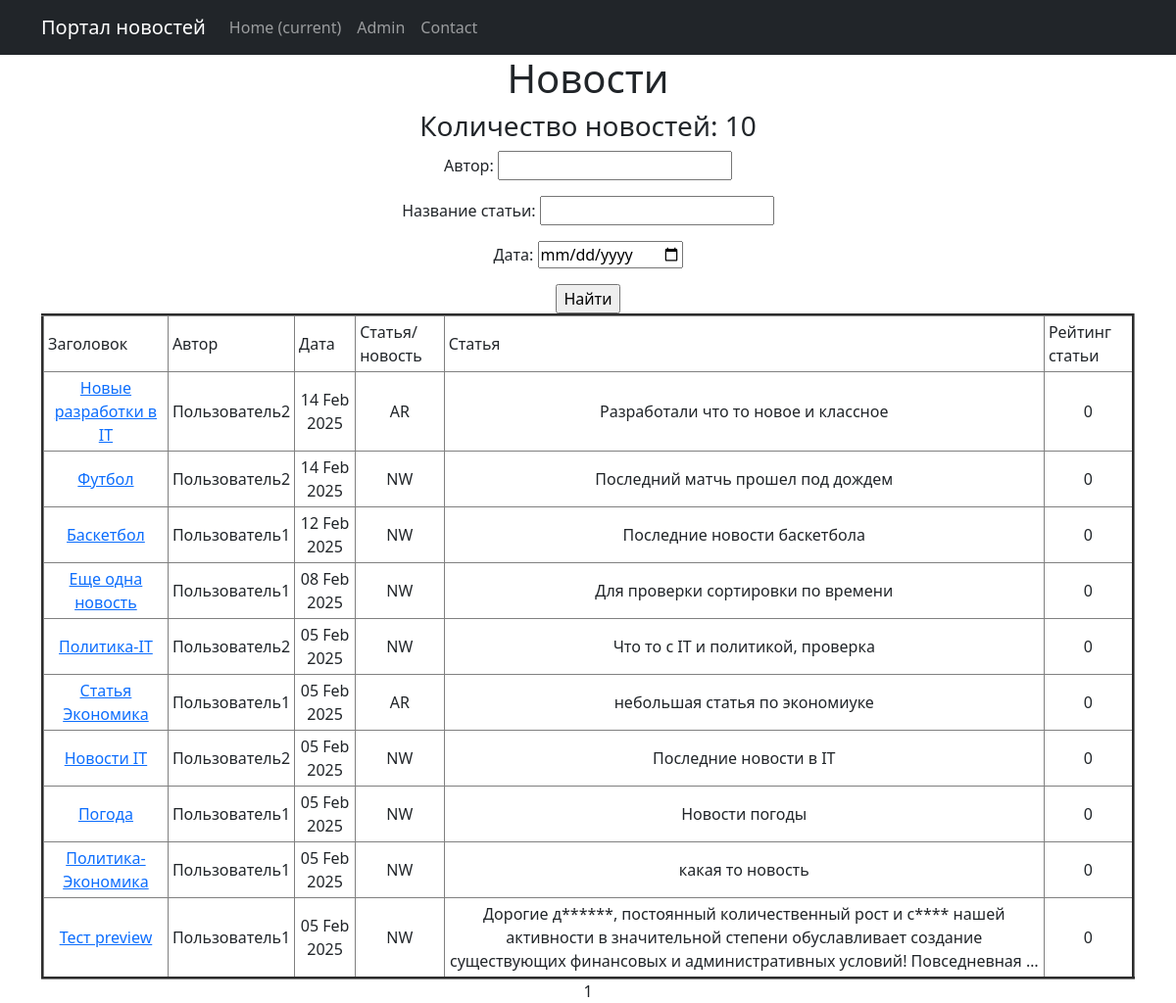
Page /publication/search/ on the earlier database version.
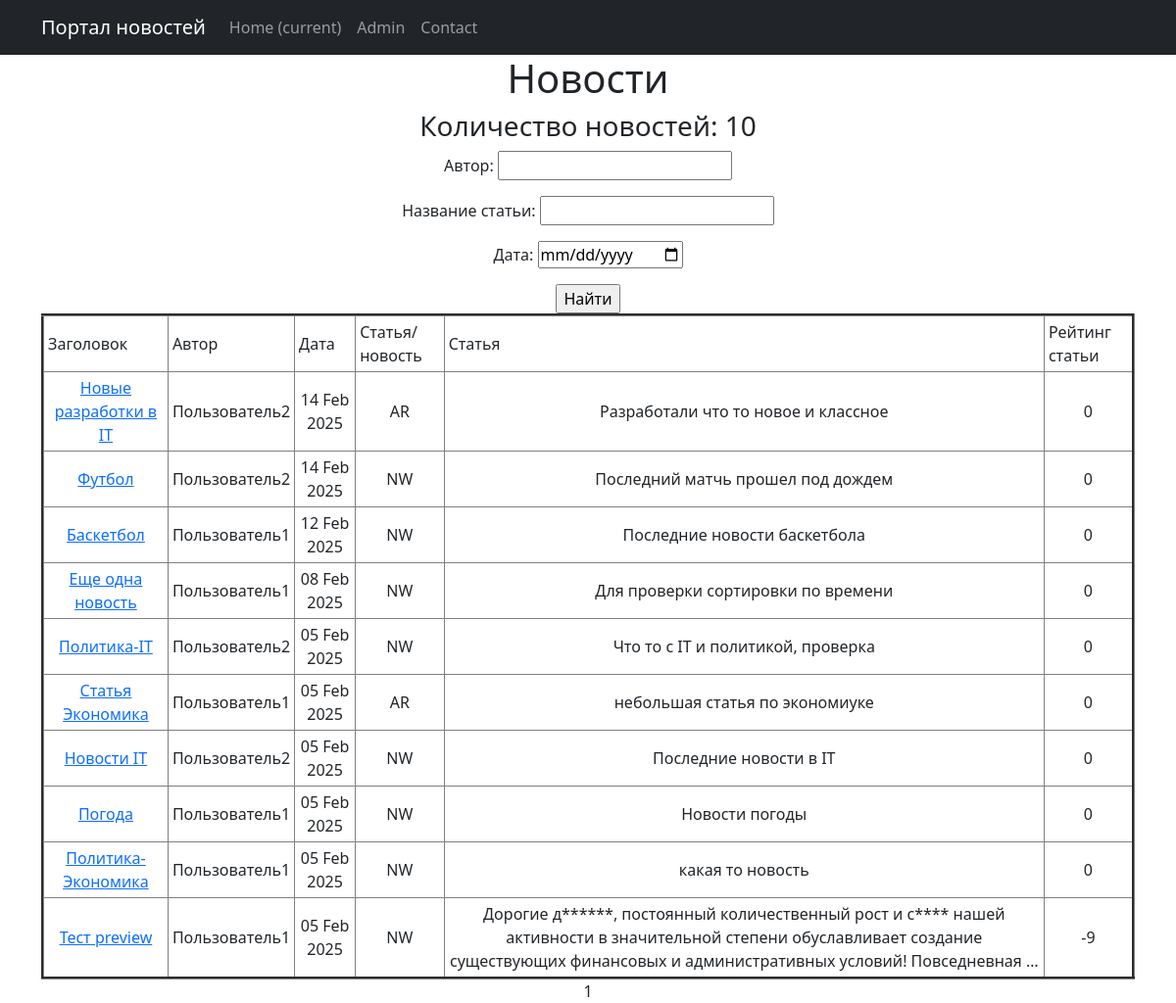
Same page on the later database version.
### news/models.py (models this page shows, shortened)
class Post(models.Model):
    news = "NW"
    article = "AR"
    POSITIONS = [(news, "Новость"),
                 (article, "Статья")]
    autor_id = models.ForeignKey(Author, on_delete=models.CASCADE)
    type = models.CharField(max_length = 2, choices=POSITIONS, default=news)
    date_time = models.DateTimeField(auto_now_add=True)
    category = models.ManyToManyField(Category, through="PostCategory")
    title_news = models.CharField(max_length = 128)
    text_news = models.TextField()
    rating_post = models.IntegerField(default = 0)

class Censorship(models.Model):
    word = models.CharField(max_length = 255, unique=True)
    def __str__(self):
        return f'{self.word}'

class Author(models.Model):
    rating_autor = models.IntegerField(default = 0)
    user = models.OneToOneField(User, on_delete=models.CASCADE)

### news/views.py (the view)
# urls.py: path('search/', PostSearch.as_view(), name="news_search"),
class PostSearch(ListView):
    model = Post
    ordering = '-date_time'
    template_name = 'post_search.html'
    context_object_name = 'post_search'
    paginate_by = 10
    def get_queryset(self):
        queryset = super().get_queryset()
        self.filterset = NewsFilter(self.request.GET, queryset)
        return self.filterset.qs
    def get_context_data(self, **kwargs):
        context = super().get_context_data(**kwargs)
        context['filterset'] = self.filterset
        return context

### news/templatetags/custom_filters.py (called while the page is built)
def delete_symbol_l_r(word):
    symbols = ['!', '"', '#', '$', '%', '&', "'", '(', ')' '*',"\\", '+', ',', '-', '.', '/', ':', ';', '<', '=', '>', '?',
               '@', '[', ']', '^', '_', '`', '{', '|', '}']
    for symbol in symbols:
       word = word.rstrip(symbol).lstrip(symbol)
    return word

def stripping(text):
    word = ''
    for i in text:
        if i.isalpha():
            word += i
    return word.lower()

@register.filter()
def censor(text):
    list_censor = [str(i) for i in Censorship.objects.all()]
    for word in text.split():
        format_word = stripping(word)
        if format_word in list_censor:
            cencore_word = format_word[0] + "*" * (len(word) - 1)
            text = text.replace(delete_symbol_l_r(word), cencore_word)
    return text

### templates/post_search.html (shortened to what this page needs)
{% extends 'flatpages/default.html' %}
{% load custom_filters %}
{% load custom_tags %}
{% block content %}
    <h1>Новости</h1>
    <h3> Количество новостей: {{ post_search | length}} </h3>
        <form action="" method="get">
            {{ filterset.form.as_p }}
            <input type="submit" value="Найти" />
        </form>
        {% if post_search %}
            <table border="3" cellpadding="4" cellspacing="1">
                <tr>
                    <td align="left">Заголовок</td>
                    <td align="left">Автор</td>
                    <td align="left">Дата</td>
                    <td align="left">Статья/новость</td>
                    <td align="left">Статья</td>
                    <td align="left">Рейтинг статьи</td>
                </tr>
                {% for post in post_search%}
                <tr>
                    <td><a href="http://127.0.0.1:8000/publication/{{ post.pk }}">{{ post.title_news | censor }}</a></td>
                    <td>{{ post.autor_id.user }}</td>
                    <td>{{ post.date_time | date:'d M Y' }}</td>
                    <td>{{ post.type }}</td>
                    <td>{{ post.text_news | truncatewords:20 | censor }}</td>
                    <td>{{ post.rating_post }}</td>
                </tr>
                {% endfor %}
            </table>
        {% else %}
        <h2>По вашему запросу ничего не найдено!</h2>
        {% endif%}
   {{ page_obj.number }}
{% endblock content %}

Differences in the rows shown:
changed Post "Тест preview": rating_post "0" → "-9"
